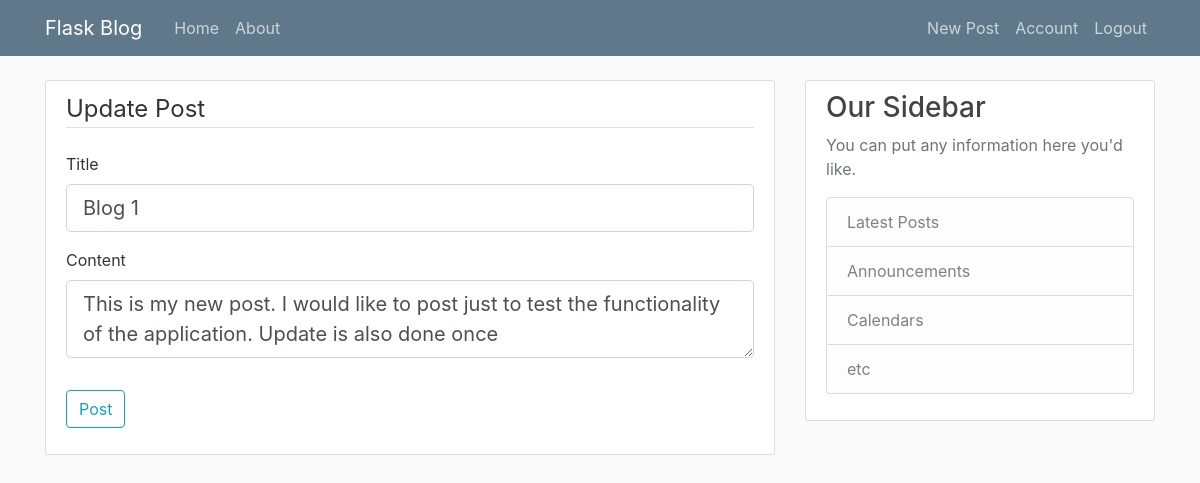
Page /post/28/update (signed in) on the committed database.
### app/models.py (models this page shows, shortened)
class Post(_db.Model):
    id = _db.Column(_db.Integer, primary_key=True)
    title = _db.Column(_db.String(100), nullable=False)
    date_posted = _db.Column(_db.DateTime, nullable=False, default=datetime.utcnow)
    content = _db.Column(_db.Text, nullable=False)
    user_id = _db.Column(_db.Integer, _db.ForeignKey('user.id'), nullable=False)

### app/Posts/routes.py (the view)
@posts.route('/post/<int:post_id>/update', methods=['GET', 'POST'])
@login_required
def update_post(post_id):
    _post = Post.query.get_or_404(post_id)
    if _post.author != current_user:
        abort(403)
    form = PostForm()
    if form.validate_on_submit():
        _post.title = form.title.data
        _post.content = form.content.data
        _db.session.commit()
        flash('Your Post has been updated!!!', 'success')
    elif request.method == 'GET':
        form.title.data = _post.title
        form.content.data = _post.content
    return render_template('create_post.html', title='Update Post', form=form, legend='Update Post')

### app/Posts/forms.py
class PostForm(FlaskForm):
    title = StringField('Title', validators=[DataRequired()])
    content = TextAreaField('Content', validators=[DataRequired()])
    submit = SubmitField('Post')

### app/models.py (called while the page is built)
@login_manager.user_loader
def load_user(user_id):
    return User.query.get(int(user_id))

### app/templates/create_post.html (shortened to what this page needs)
<!DOCTYPE html>
{% extends "layout.html" %}
{% block content %}
    <div class="content-section">
        <form method="POST" action="">
            <fieldset class="form-group">
                <legend class="border-bottom mb-4">{{ legend }}</legend>
                <div class="form-group">
                    {{ form.title.label(class="form-control-label") }}
                    {% if form.title.errors %}
                        {{ form.title(class="form-control form-control-lg is-invalid") }}
                        <div class="invalid-feedback">
                            {% for error in form.title.errors %}
                                <span>{{ error }}</span>
                            {% endfor %}
                        </div>
                    {% else %}
                        {{ form.title(class="form-control form-control-lg") }}
                    {% endif %}
                </div>
                <div class="form-group">
                    {{ form.content.label(class="form-control-label") }}
                    {% if form.content.errors %}
                        {{ form.content(class="form-control form-control-lg is-invalid") }}
                        <div class="invalid-feedback">
                            {% for error in form.content.errors %}
                                <span>{{ error }}</span>
                            {% endfor %}
                        </div>
                    {% else %}
                        {{ form.content(class="form-control form-control-lg") }}
                    {% endif %}
                </div>
            </fieldset>
            <div class="form-group">
                {{ form.submit(class="btn btn-outline-info") }}
            </div>
        </form>
    </div>
{% endblock content %}

### app/static/main.css (style rules this page uses)
body { background: #fafafa; color: #333333; margin-top: 5rem; }
.content-section { background: #ffffff; padding: 10px 20px; border: 1px solid #dddddd; border-radius: 3px; margin-bottom: 20px; }

### rows in the picture
Post: title "Blog 1", content "This is my new post. I would like to post just to test the functionality of the application. Update is also done once"

### other values in the picture
{{ legend }} "Update Post"
